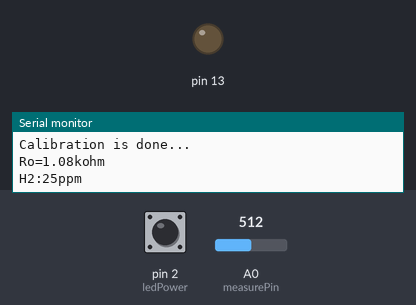
A sketch run on a simulated Arduino Uno, built with avr-gcc and run on an emulated ATmega328P. Parts: output pins drawn as LEDs (lit = HIGH), the last lines printed to the serial monitor. The test bench sets the inputs (shaded band); at power-on: pin 2 (ledPower) HIGH, A0 (measurePin) = 512.

Above: at 4.1 s.
At 5.3 s:
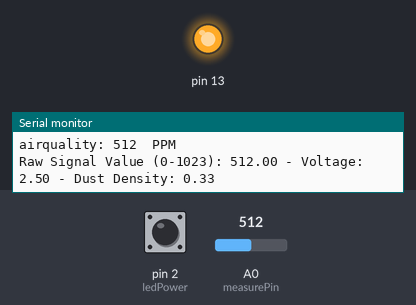
Timing chart, 0 to 6.8 s (numbered marks = the images above):
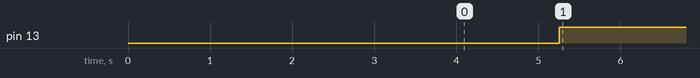

The sketch:

aqicode.ino
```cpp
int sensorValue;
int digitalValue;

int measurePin = 0; //Connect dust sensor to Arduino A0 pin
int ledPower = 2;   //Connect 3 led driver pins of dust sensor to Arduino D2

int samplingTime = 280;
int deltaTime = 40;
int sleepTime = 9680;

float voMeasured = 0;
float calcVoltage = 0;
float dustDensity = 0;
/*******************Demo for MQ-8 Gas Sensor Module V1.0*****************************
Contact: support[at]sandboxelectronics.com

Lisence: Attribution-NonCommercial-ShareAlike 3.0 Unported (CC BY-NC-SA 3.0)

Note:    This piece of source code is supposed to be used as a demostration ONLY. More
         sophisticated calibration is required for industrial field application.

                                                    Sandbox Electronics    2014-02-03
************************************************************************************/

/************************Hardware Related Macros************************************/
#define         MQ_PIN                       (0)     //define which analog input channel you are going to use
#define         RL_VALUE                     (10)    //define the load resistance on the board, in kilo ohms
#define         RO_CLEAN_AIR_FACTOR          (9.21)  //RO_CLEAR_AIR_FACTOR=(Sensor resistance in clean air)/RO,
                                                     //which is derived from the chart in datasheet

/***********************Software Related Macros************************************/
#define         CALIBARAION_SAMPLE_TIMES     (20)    //define how many samples you are going to take in the calibration phase
#define         CALIBRATION_SAMPLE_INTERVAL  (200)   //define the time interal(in milisecond) between each samples in the
                                                     //cablibration phase
#define         READ_SAMPLE_INTERVAL         (50)    //define how many samples you are going to take in normal operation
#define         READ_SAMPLE_TIMES            (5)     //define the time interal(in milisecond) between each samples in
                                                     //normal operation

/**********************Application Related Macros**********************************/
#define         GAS_H2                      (0)

/*****************************Globals***********************************************/
float           H2Curve[3]  =  {2.3, 0.93,-1.44};    //two points are taken from the curve in datasheet.
                                                     //with these two points, a line is formed which is "approximately equivalent"
                                                     //to the original curve.
                                                     //data format:{ x, y, slope}; point1: (lg200, lg8.5), point2: (lg10000, lg0.03)

float           Ro           =  10;                  //Ro is initialized to 10 kilo ohms

void setup()
{
Serial.begin(9600);                                //UART setup, baudrate = 9600bps
  Serial.print("Calibrating...\n");
  Ro = MQCalibration(MQ_PIN);                        //Calibrating the sensor. Please make sure the sensor is in clean air
                                                     //when you perform the calibration
  Serial.print("Calibration is done...\n");
  Serial.print("Ro=");
  Serial.print(Ro);
  Serial.print("kohm");
  Serial.print("\n");
Serial.begin(9600); // sets the serial port to 9600
pinMode(13, OUTPUT);
pinMode( 3, INPUT);

}
void loop()

{
  Serial.print("H2:");
   Serial.print(MQGetGasPercentage(MQRead(MQ_PIN)/Ro,GAS_H2) );         //H2 in ppm
   Serial.print( "ppm" );
   Serial.print("\n");
   delay(1000);
sensorValue = analogRead(0); // read analog input pin 0

digitalValue = digitalRead(2);
if(sensorValue>400)
{
digitalWrite(13, HIGH);
}
else
digitalWrite(13, LOW);
Serial.print("airquality: ");
Serial.print(sensorValue, DEC  );
Serial.println("  PPM");
// prints the value read
digitalWrite(ledPower,LOW); // power on the LED
  delayMicroseconds(samplingTime);

  voMeasured = analogRead(measurePin); // read the dust value

  delayMicroseconds(deltaTime);
  digitalWrite(ledPower,HIGH); // turn the LED off
  delayMicroseconds(sleepTime);


  calcVoltage = voMeasured * (5.0 / 1024.0);

  dustDensity = 0.17 * calcVoltage - 0.1;

  Serial.print("Raw Signal Value (0-1023): ");
  Serial.print(voMeasured);

  Serial.print(" - Voltage: ");
  Serial.print(calcVoltage);

  Serial.print(" - Dust Density: ");
  Serial.println(dustDensity); // unit: mg/m3

delay(1000); // wait 100ms for next reading

}float MQResistanceCalculation(int raw_adc)
{
  return ( ((float)RL_VALUE*(1023-raw_adc)/raw_adc));
}

/***************************** MQCalibration ****************************************
Input:   mq_pin - analog channel
Output:  Ro of the sensor
Remarks: This function assumes that the sensor is in clean air. It use
         MQResistanceCalculation to calculates the sensor resistance in clean air
         and then divides it with RO_CLEAN_AIR_FACTOR. RO_CLEAN_AIR_FACTOR is about
         10, which differs slightly between different sensors.
************************************************************************************/
float MQCalibration(int mq_pin)
{
  int i;
  float val=0;

  for (i=0;i<CALIBARAION_SAMPLE_TIMES;i++) {            //take multiple samples
    val += MQResistanceCalculation(analogRead(mq_pin));
    delay(CALIBRATION_SAMPLE_INTERVAL);
  }
  val = val/CALIBARAION_SAMPLE_TIMES;                   //calculate the average value

  val = val/RO_CLEAN_AIR_FACTOR;                        //divided by RO_CLEAN_AIR_FACTOR yields the Ro
                                                        //according to the chart in the datasheet

  return val;
}
/*****************************  MQRead *********************************************
Input:   mq_pin - analog channel
Output:  Rs of the sensor
Remarks: This function use MQResistanceCalculation to caculate the sensor resistenc (Rs).
         The Rs changes as the sensor is in the different consentration of the target
         gas. The sample times and the time interval between samples could be configured
         by changing the definition of the macros.
************************************************************************************/
float MQRead(int mq_pin)
{
  int i;
  float rs=0;

  for (i=0;i<READ_SAMPLE_TIMES;i++) {
    rs += MQResistanceCalculation(analogRead(mq_pin));
    delay(READ_SAMPLE_INTERVAL);
  }

  rs = rs/READ_SAMPLE_TIMES;

  return rs;
}

/*****************************  MQGetGasPercentage **********************************
Input:   rs_ro_ratio - Rs divided by Ro
         gas_id      - target gas type
Output:  ppm of the target gas
Remarks: This function passes different curves to the MQGetPercentage function which
         calculates the ppm (parts per million) of the target gas.
************************************************************************************/
int MQGetGasPercentage(float rs_ro_ratio, int gas_id)
{
  if ( gas_id == GAS_H2) {
     return MQGetPercentage(rs_ro_ratio,H2Curve);
  }
  return 0;
}

/*****************************  MQGetPercentage **********************************
Input:   rs_ro_ratio - Rs divided by Ro
         pcurve      - pointer to the curve of the target gas
Output:  ppm of the target gas
Remarks: By using the slope and a point of the line. The x(logarithmic value of ppm)
         of the line could be derived if y(rs_ro_ratio) is provided. As it is a
         logarithmic coordinate, power of 10 is used to convert the result to non-logarithmic
         value.
************************************************************************************/
int  MQGetPercentage(float rs_ro_ratio, float *pcurve)
{
  return (pow(10,( ((log(rs_ro_ratio)-pcurve[1])/pcurve[2]) + pcurve[0])));
}
```

Measured:
- by itself, pin 13: LOW → HIGH at 5.3 s
